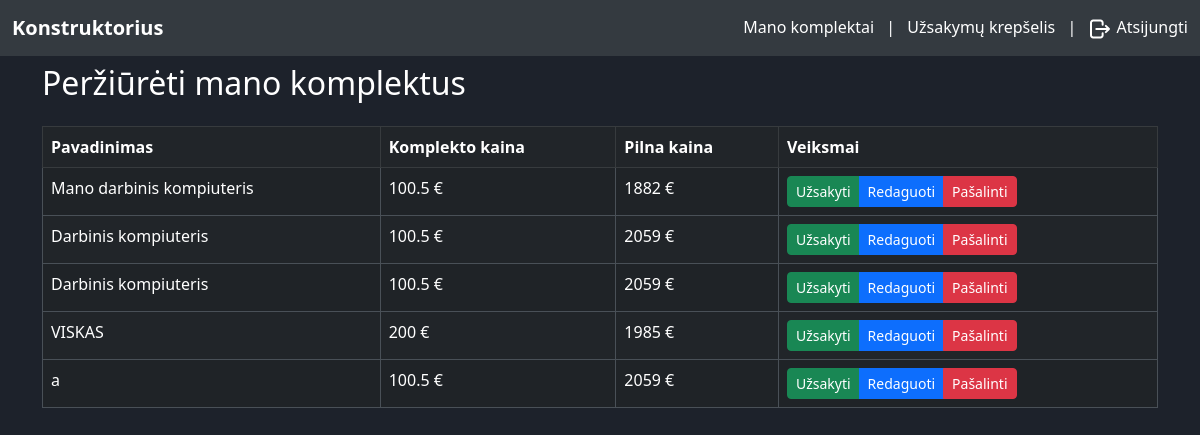
The app's page /my-assemblies (signed in), older data.
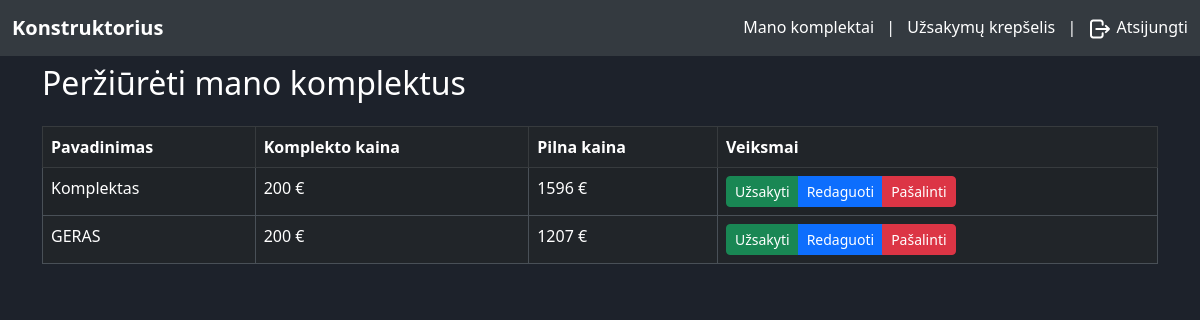
The same page, newer data.
### tables this page shows
CREATE TABLE `user_assembly` (
  `id` int(11) NOT NULL,
  `fk_belongs_to` int(11) NOT NULL,
  `name` varchar(50) NOT NULL,
  `price` double NOT NULL,
  `device_id` int(11) NOT NULL,
  `processor_id` int(11) NOT NULL,
  `motherboard_id` int(11) NOT NULL,
  `screen_id` int(11) NOT NULL,
  `memory_id` int(11) NOT NULL,
  `graphics_card_id` int(11) NOT NULL,
  `storage_id` int(11) NOT NULL,
  `cooling_id` int(11) NOT NULL,
  `os_id` int(11) NOT NULL
);

### app/utils/utils.php (called while the page is built, shortened)
<?php
function isUserLoggedIn()
{
    return isset($_SESSION['user']);
}
function isUserInRole($roles)
{
    if (isUserLoggedIn()) {
        $userRole = $_SESSION['user']['role'];
        if (is_array($roles)) {
            return in_array($userRole, $roles);
        }
        return $userRole == $roles;
    }
    return false;
}
function getUserId()
{
    if (isUserLoggedIn()) {
        return $_SESSION['user']['id'] ?? '';
    }
}

### app/models/Device.php (called while the page is built, shortened)
<?php
class Device
{
    private $mysqli;
    public function __construct($mysqli)
    {
        $this->mysqli = $mysqli;
    }
    public function getUserAssemblies($userId)
    {
        $query = "
    SELECT
        *
    FROM
        user_assembly
    WHERE
        fk_belongs_to = ?
    ";
        $stmt = $this->mysqli->prepare($query);
        $stmt->bind_param("i", $userId);
        $stmt->execute();
        $result = $stmt->get_result();
        $assemblyData = $result->fetch_all(MYSQLI_ASSOC);
        foreach ($assemblyData as &$assembly) {
            $assembly['total_price'] = $this->getTotalAssemblyPrice($assembly['id']);
        }
        return $assemblyData;
    }
    public function getTotalAssemblyPrice($assemblyId)
    {
        $query = "
            SELECT
                p1.price AS motherboard_price,
                p2.price AS processor_price,
                p3.price AS screen_price,
                p4.price AS memory_price,
                p5.price AS graphics_card_price,
                p6.price AS storage_price,
                p7.price AS cooling_price,
                p8.price AS os_price
            FROM
                user_assembly us
            LEFT JOIN
                part p1 ON us.motherboard_id = p1.id
            LEFT JOIN
                part p2 ON us.processor_id = p2.id
            LEFT JOIN
                part p3 ON us.screen_id = p3.id
            LEFT JOIN
                part p4 ON us.memory_id = p4.id
            LEFT JOIN
                part p5 ON us.graphics_card_id = p5.id
            LEFT JOIN
                part p6 ON us.storage_id = p6.id
            LEFT JOIN
                part p7 ON us.cooling_id = p7.id
            LEFT JOIN
                part p8 ON us.os_id = p8.id
            WHERE
                us.id = ?
            ";
        $stmt = $this->mysqli->prepare($query);
        $stmt->bind_param("i", $assemblyId);
        $stmt->execute();
        $result = $stmt->get_result();
        $assemblyData = $result->fetch_assoc();
        $totalPrice = 0;
        foreach ($assemblyData as $price) {
            $totalPrice += $price;
        }
        return $totalPrice;
    }
}

### app/views/my-assemblies.php (the view, shortened to what this page needs)
<!DOCTYPE html>
<html lang="en">
<head>
    <link href="https://cdn.jsdelivr.net/npm/bootstrap@5.3.0-alpha1/dist/css/bootstrap.min.css" rel="stylesheet">
    <link href="assets/css/styles.css" rel="stylesheet">
</head>
<body data-bs-theme="dark" class="text-white">
    <?php
    include 'app/views/header.php';
    ?>
    <div class="container">
        <h2 class="mt-2 mb-4">Peržiūrėti mano komplektus</h2>
        <div class="table-responsive">
            <table class="table table-striped table-hover table-bordered">
                <thead class="table-dark">
                    <tr>
                        <th>Pavadinimas</th>
                        <th>Komplekto kaina</th>
                        <th>Pilna kaina</th>
                        <th>Veiksmai</th>
                    </tr>
                </thead>
                <tbody>
                    <?php if (isset($assemblyData)) : ?>
                        <?php foreach ($assemblyData as $assembly) : ?>
                            <tr>
                                <td class="text-white"><?= htmlspecialchars($assembly['name']); ?></td>
                                <td class="text-white"><?= htmlspecialchars($assembly['price']); ?> €</td>
                                <td class="text-white"><?= htmlspecialchars(intval($assembly['total_price']) + intval($assembly['price'])); ?> €</td>
                                <td class="text-white">
                                    <div class="btn-group" role="group">
                                        <button class="btn bg-success btn-sm btn-success order-assembly-btn" data-assembly-name="<?= htmlspecialchars($assembly['name']); ?>" data-assembly-id="<?= htmlspecialchars($assembly['id']); ?>">Užsakyti</button>
                                        <button class="btn btn-sm btn-primary edit-assembly-btn" data-assembly-id="<?= htmlspecialchars($assembly['id']); ?>">Redaguoti</button>
                                        <button class="btn btn-sm btn-danger delete-assembly-btn" data-assembly-id="<?= htmlspecialchars($assembly['id']); ?>">Pašalinti</button>
                                    </div>
                                </td>
                            </tr>
                        <?php endforeach; ?>
                    <?php else : ?>
                        <tr>
                            <td colspan="11" class="text-center">Nerasta jokių duomenų</td>
                        </tr>
                    <?php endif; ?>
                </tbody>
            </table>
        </div>
    </div>
</body>
</html>

### index.php (shortened to what this page needs)
<?php
require_once 'app/models/Device.php';
require_once 'app/controllers/DeviceController.php';
require_once 'app/utils/utils.php';
$db_host = getenv('DB_HOST');
$db_user = getenv('DB_USER');
$db_pass = getenv('DB_PASSWORD');
$db_name = getenv('DB_NAME');
$mysqli = new mysqli($db_host, $db_user, $db_pass, $db_name);
$mysqli->set_charset('utf8mb4');
$userModel = new User($mysqli);
$registerController = new RegisterController($userModel);
$loginController = new LoginController($userModel);
$dashboardController = new DashboardController();
$logoutController = new LogoutController();
$deviceController = new DeviceController();
$partController = new PartController();
$orderController = new OrderController();
$request = parse_url(trim($_SERVER['REQUEST_URI'], '/'), PHP_URL_PATH);
$query = $_GET;
if (array_key_exists($request, $routes)) {
    $route = $routes[$request];
    $handler = $route['handler'];
    $allowedRoles = $route['roles'];
    if (empty($allowedRoles) || (isUserLoggedIn() && isUserInRole($allowedRoles))) {
        call_user_func($handler, $query);
    }
} else if ($request === "index.php" || empty($request)) {
    header('Location: /dashboard');
} else {
    http_response_code(404);
    echo "404 Not Found";
}

### app/controllers/DeviceController.php (shortened to what this page needs)
<?php
class DeviceController
{
    private $deviceModel;
    public function __construct()
    {
        global $mysqli;
        $this->deviceModel = new Device($mysqli);
    }
    public function showUserAssemblies()
    {
        $userId = intval(getUserId());
        $assemblyData = $this->deviceModel->getUserAssemblies($userId);
        if ($assemblyData) {
            $this->renderView('my-assemblies', ['assemblyData' => $assemblyData]);
        } else {
            $this->renderView('my-assemblies', []);
        }
    }
    public function renderView($viewName, $data = [])
    {
        extract($data);
        include 'app/views/' . $viewName . '.php';
    }
}

### app/views/header.php (shortened to what this page needs)
<nav class="navbar navbar-expand-lg navbar-light text-white" style="background-color: #343a40">
    <div class="container-fluid">
        <a class="navbar-brand" href="/dashboard">Konstruktorius <?= ($role = getUserRole()) ? "($role)" : '' ?></a>
        <div class="collapse navbar-collapse" id="navbarNav">
            <ul class="navbar-nav ms-auto">
                <li class="nav-item">
                    <?php if (isUserLoggedIn()): ?>
                        <?php if (isUserInRole([2])): ?>
                            <a href="/my-devices">
                                <span>Mano įrenginiai</span>
                            </a>
                            <span class="mx-2">|</span>
                            <a href="/create-device">
                                <span>+Pridėti įrenginį</span>
                            </a>
                            <span class="mx-2">|</span>
                            <a href="/create-part">
                                <span>+Pridėti dalį</span>
                            </a>
                        <?php elseif (isUserInRole([3])): ?>
                            <a href="/my-assemblies">
                                <span>Mano komplektai</span>
                            </a>
                            <span class="mx-2">|</span>
                            <a href="/orders">
                                <span>Užsakymų krepšelis</span>
                            </a>
                        <?php elseif (isUserInRole([1])): ?>
                            <a class="pe-2" href="/orders">
                                <span>Peržiūrėti užsakymus</span>
                            </a>
                        <?php endif; ?>
                        <span class="mx-2">|</span>
                        <a href="/logout" class="text-decoration-none">
                            <span>Atsijungti</span>
                        </a>
                    <?php endif; ?>
                </li>
            </ul>
        </div>
    </div>
</nav>

### assets/css/styles.css (style rules this page uses)
body { height: 100vh; background-color: rgb(29, 34, 43); color: white; }
a { text-decoration: none; cursor: pointer; color: white; }

### app/views/header.php (style rules this page uses)
.navbar-brand { font-weight: bold; }

Row changes from the older to the newer data that the page shows:
removed user_assembly: name "Mano darbinis kompiuteris", price "100.5", price "1882"
removed user_assembly: name "Darbinis kompiuteris", price "100.5", price "2059"
removed user_assembly: name "Darbinis kompiuteris", price "100.5", price "2059"
removed user_assembly: name "VISKAS", price "200", price "1985"
removed user_assembly: name "a", price "100.5", price "2059"
added user_assembly: name "Komplektas", price "200", price "1596"
added user_assembly: name "GERAS", price "200", price "1207"
